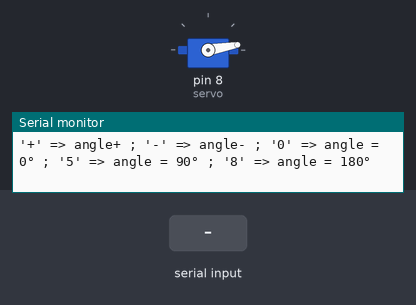
Recording of a sketch running on a simulated Arduino Uno, built with avr-gcc and run on an emulated ATmega328P. Shown: servo, the last lines printed to the serial monitor. Inputs (shaded band) come from the test bench.

Above: at 1.2 s.
1.3 s: "+" received over Serial
At 2.3 s:
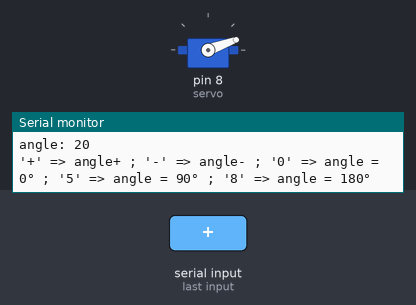
2.8 s: "5" received over Serial
At 3.5 s:
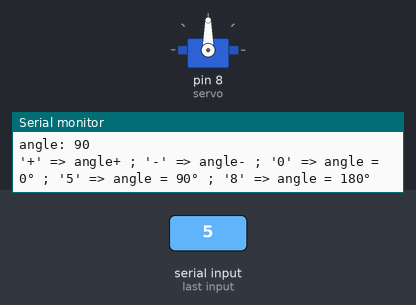
4.3 s: "8" received over Serial
At 5.4 s:
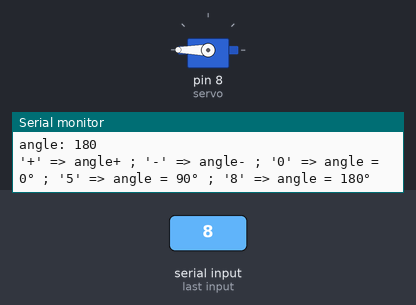
5.8 s: "-" received over Serial
At 6.7 s:
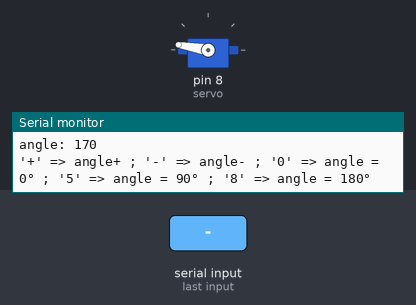
Timing chart, 0 to 8.3 s (numbered marks = the images above; inputs shaded):
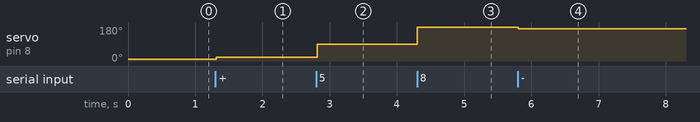

Measured:
- after the input at 1.3 s, servo on pin 8 (servo): 10° → 20° at once
- after the input at 2.8 s, servo on pin 8 (servo): 20° → 90° at once
- after the input at 4.3 s, servo on pin 8 (servo): 90° → 180° at once
- after the input at 5.8 s, servo on pin 8 (servo): 180° → 170° at once

The sketch:

Servo_keyboard.ino
```cpp
#include <Servo.h>

Servo servo;
int angle = 10;
int incomingByte = 0; // for incoming serial data

void setup() {
  servo.attach(8);
  servo.write(angle);
  Serial.begin(9600); // opens serial port, sets data rate to 9600 bps
  // New Command
  Serial.println("'+' => angle+ ; '-' => angle- ; '0' => angle = 0° ; '5' => angle = 90° ; '8' => angle = 180° ");
}


void loop()
{
  if (Serial.available() > 0) {
    // read the incoming byte:
    incomingByte = Serial.read();

    if (incomingByte == '+'){
      angle = angle + 10 ;
      if (angle >= 180){angle = 179;}
    }
    else if(incomingByte == '-'){
      angle = angle - 10 ;
      if (angle <= 10){angle = 10;}
    }
    else if(incomingByte == '0'){
      angle = 0 ;
    }
    else if(incomingByte == '5'){
      angle = 90 ;
    }
    else if(incomingByte == '8'){
      angle = 180 ;
    }

    // Output new Command:
    servo.write(angle);
    Serial.print("angle: ");
    Serial.println(angle, DEC);

    // New Command
    Serial.println("'+' => angle+ ; '-' => angle- ; '0' => angle = 0° ; '5' => angle = 90° ; '8' => angle = 180° ");

  }
  delay(15);

}
```
